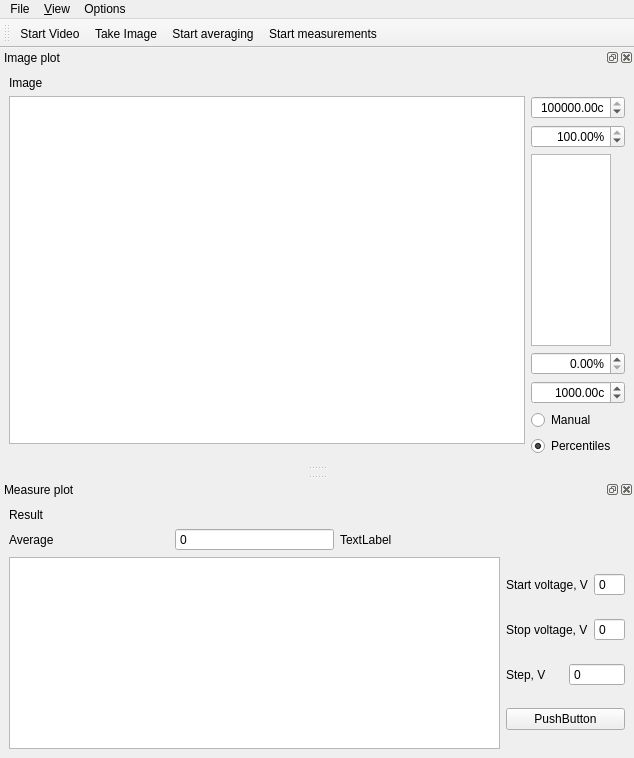
<?xml version="1.0" encoding="UTF-8"?>
<ui version="4.0">
 <class>MainWindow</class>
 <widget class="QMainWindow" name="MainWindow">
  <property name="geometry">
   <rect>
    <x>0</x>
    <y>0</y>
    <width>634</width>
    <height>758</height>
   </rect>
  </property>
  <property name="windowTitle">
   <string>qudi: Camera control</string>
  </property>
  <widget class="QWidget" name="centralwidget">
   <property name="sizePolicy">
    <sizepolicy hsizetype="Expanding" vsizetype="Expanding">
     <horstretch>0</horstretch>
     <verstretch>0</verstretch>
    </sizepolicy>
   </property>
  </widget>
  <widget class="QDockWidget" name="image_plot_DockWidget">
   <property name="sizePolicy">
    <sizepolicy hsizetype="Expanding" vsizetype="Preferred">
     <horstretch>0</horstretch>
     <verstretch>0</verstretch>
    </sizepolicy>
   </property>
   <property name="minimumSize">
    <size>
     <width>100</width>
     <height>126</height>
    </size>
   </property>
   <property name="windowTitle">
    <string>Image plot</string>
   </property>
   <attribute name="dockWidgetArea">
    <number>4</number>
   </attribute>
   <widget class="QWidget" name="dockWidgetContents">
    <property name="minimumSize">
     <size>
      <width>100</width>
      <height>100</height>
     </size>
    </property>
    <layout class="QGridLayout" name="gridLayout">
     <item row="1" column="2" rowspan="3">
      <layout class="QVBoxLayout" name="verticalLayout" stretch="0,0,0,0,0,0,0">
       <item>
        <widget class="ScienDSpinBox" name="xy_cb_max_DoubleSpinBox">
         <property name="sizePolicy">
          <sizepolicy hsizetype="Fixed" vsizetype="Fixed">
           <horstretch>0</horstretch>
           <verstretch>0</verstretch>
          </sizepolicy>
         </property>
         <property name="maximumSize">
          <size>
           <width>100</width>
           <height>16777215</height>
          </size>
         </property>
         <property name="mouseTracking">
          <bool>true</bool>
         </property>
         <property name="acceptDrops">
          <bool>true</bool>
         </property>
         <property name="alignment">
          <set>Qt::AlignRight|Qt::AlignTrailing|Qt::AlignVCenter</set>
         </property>
         <property name="accelerated">
          <bool>true</bool>
         </property>
         <property name="suffix">
          <string>c</string>
         </property>
         <property name="decimals">
          <number>2</number>
         </property>
         <property name="minimum">
          <double>-1000000000.000000000000000</double>
         </property>
         <property name="maximum">
          <double>1000000000.000000000000000</double>
         </property>
         <property name="value">
          <double>100000.000000000000000</double>
         </property>
        </widget>
       </item>
       <item>
        <widget class="ScienDSpinBox" name="xy_cb_high_percentile_DoubleSpinBox">
         <property name="maximumSize">
          <size>
           <width>100</width>
           <height>16777215</height>
          </size>
         </property>
         <property name="alignment">
          <set>Qt::AlignRight|Qt::AlignTrailing|Qt::AlignVCenter</set>
         </property>
         <property name="suffix">
          <string>%</string>
         </property>
         <property name="decimals">
          <number>2</number>
         </property>
         <property name="minimum">
          <double>0.000000000000000</double>
         </property>
         <property name="maximum">
          <double>100.000000000000000</double>
         </property>
         <property name="singleStep">
          <double>0.100000000000000</double>
         </property>
         <property name="value">
          <double>100.000000000000000</double>
         </property>
        </widget>
       </item>
       <item>
        <widget class="PlotWidget" name="xy_cb_ViewWidget">
         <property name="sizePolicy">
          <sizepolicy hsizetype="Preferred" vsizetype="Preferred">
           <horstretch>0</horstretch>
           <verstretch>0</verstretch>
          </sizepolicy>
         </property>
         <property name="maximumSize">
          <size>
           <width>80</width>
           <height>16777215</height>
          </size>
         </property>
        </widget>
       </item>
       <item>
        <widget class="ScienDSpinBox" name="xy_cb_low_percentile_DoubleSpinBox">
         <property name="maximumSize">
          <size>
           <width>100</width>
           <height>16777215</height>
          </size>
         </property>
         <property name="alignment">
          <set>Qt::AlignRight|Qt::AlignTrailing|Qt::AlignVCenter</set>
         </property>
         <property name="suffix">
          <string>%</string>
         </property>
         <property name="decimals">
          <number>2</number>
         </property>
         <property name="minimum">
          <double>0.000000000000000</double>
         </property>
         <property name="maximum">
          <double>100.000000000000000</double>
         </property>
         <property name="singleStep">
          <double>0.100000000000000</double>
         </property>
         <property name="value">
          <double>0.000000000000000</double>
         </property>
        </widget>
       </item>
       <item>
        <widget class="ScienDSpinBox" name="xy_cb_min_DoubleSpinBox">
         <property name="sizePolicy">
          <sizepolicy hsizetype="Fixed" vsizetype="Fixed">
           <horstretch>0</horstretch>
           <verstretch>0</verstretch>
          </sizepolicy>
         </property>
         <property name="maximumSize">
          <size>
           <width>100</width>
           <height>16777215</height>
          </size>
         </property>
         <property name="mouseTracking">
          <bool>true</bool>
         </property>
         <property name="acceptDrops">
          <bool>true</bool>
         </property>
         <property name="alignment">
          <set>Qt::AlignRight|Qt::AlignTrailing|Qt::AlignVCenter</set>
         </property>
         <property name="accelerated">
          <bool>true</bool>
         </property>
         <property name="suffix">
          <string>c</string>
         </property>
         <property name="decimals">
          <number>2</number>
         </property>
         <property name="minimum">
          <double>-1000000000.000000000000000</double>
         </property>
         <property name="maximum">
          <double>10000000.000000000000000</double>
         </property>
         <property name="value">
          <double>1000.000000000000000</double>
         </property>
        </widget>
       </item>
       <item>
        <widget class="QRadioButton" name="xy_cb_manual_RadioButton">
         <property name="text">
          <string>Manual</string>
         </property>
         <property name="checked">
          <bool>false</bool>
         </property>
        </widget>
       </item>
       <item>
        <widget class="QRadioButton" name="xy_cb_centiles_RadioButton">
         <property name="text">
          <string>Percentiles</string>
         </property>
         <property name="checked">
          <bool>true</bool>
         </property>
        </widget>
       </item>
      </layout>
     </item>
     <item row="1" column="1">
      <widget class="PlotWidget" name="image_PlotWidget">
       <property name="sizePolicy">
        <sizepolicy hsizetype="Expanding" vsizetype="Expanding">
         <horstretch>0</horstretch>
         <verstretch>0</verstretch>
        </sizepolicy>
       </property>
       <property name="minimumSize">
        <size>
         <width>100</width>
         <height>100</height>
        </size>
       </property>
       <property name="transformationAnchor">
        <enum>QGraphicsView::AnchorUnderMouse</enum>
       </property>
      </widget>
     </item>
     <item row="0" column="1">
      <widget class="QLabel" name="label_Image">
       <property name="text">
        <string>Image</string>
       </property>
      </widget>
     </item>
    </layout>
   </widget>
  </widget>
  <widget class="QToolBar" name="control_ToolBar">
   <property name="enabled">
    <bool>true</bool>
   </property>
   <property name="sizePolicy">
    <sizepolicy hsizetype="Expanding" vsizetype="Fixed">
     <horstretch>0</horstretch>
     <verstretch>0</verstretch>
    </sizepolicy>
   </property>
   <property name="windowTitle">
    <string>PID Controls</string>
   </property>
   <property name="toolButtonStyle">
    <enum>Qt::ToolButtonTextBesideIcon</enum>
   </property>
   <attribute name="toolBarArea">
    <enum>TopToolBarArea</enum>
   </attribute>
   <attribute name="toolBarBreak">
    <bool>false</bool>
   </attribute>
   <addaction name="start_video_Action"/>
   <addaction name="start_image_Action"/>
   <addaction name="start_average_Action"/>
   <addaction name="start_measure_Action"/>
  </widget>
  <widget class="QMenuBar" name="menubar">
   <property name="geometry">
    <rect>
     <x>0</x>
     <y>0</y>
     <width>634</width>
     <height>26</height>
    </rect>
   </property>
   <property name="sizePolicy">
    <sizepolicy hsizetype="Expanding" vsizetype="Minimum">
     <horstretch>0</horstretch>
     <verstretch>0</verstretch>
    </sizepolicy>
   </property>
   <widget class="QMenu" name="menuView">
    <property name="title">
     <string>&amp;View</string>
    </property>
    <addaction name="image_plot_view_Action"/>
    <addaction name="separator"/>
    <addaction name="separator"/>
    <addaction name="actionClose"/>
   </widget>
   <widget class="QMenu" name="menuOptions">
    <property name="title">
     <string>Options</string>
    </property>
    <addaction name="actionSettings"/>
   </widget>
   <widget class="QMenu" name="menuFile">
    <property name="title">
     <string>File</string>
    </property>
    <addaction name="actionSave_XY_Scan"/>
   </widget>
   <addaction name="menuFile"/>
   <addaction name="menuView"/>
   <addaction name="menuOptions"/>
  </widget>
  <widget class="QDockWidget" name="measure_plot_DockWidget_3">
   <property name="sizePolicy">
    <sizepolicy hsizetype="Expanding" vsizetype="Preferred">
     <horstretch>0</horstretch>
     <verstretch>0</verstretch>
    </sizepolicy>
   </property>
   <property name="minimumSize">
    <size>
     <width>100</width>
     <height>126</height>
    </size>
   </property>
   <property name="windowTitle">
    <string>Measure plot</string>
   </property>
   <attribute name="dockWidgetArea">
    <number>8</number>
   </attribute>
   <widget class="QWidget" name="dockWidgetContents_3">
    <property name="minimumSize">
     <size>
      <width>100</width>
      <height>100</height>
     </size>
    </property>
    <layout class="QGridLayout" name="gridLayout_3">
     <item row="1" column="0">
      <layout class="QHBoxLayout" name="horizontalLayout_4">
       <item>
        <widget class="QLabel" name="label_Average">
         <property name="text">
          <string>Average</string>
         </property>
        </widget>
       </item>
       <item>
        <widget class="QSpinBox" name="average_SpinBox">
         <property name="focusPolicy">
          <enum>Qt::ClickFocus</enum>
         </property>
         <property name="contextMenuPolicy">
          <enum>Qt::NoContextMenu</enum>
         </property>
         <property name="toolTip">
          <string/>
         </property>
         <property name="buttonSymbols">
          <enum>QAbstractSpinBox::NoButtons</enum>
         </property>
         <property name="keyboardTracking">
          <bool>true</bool>
         </property>
         <property name="maximum">
          <number>300</number>
         </property>
        </widget>
       </item>
       <item>
        <widget class="QLabel" name="label_default_average">
         <property name="text">
          <string>TextLabel</string>
         </property>
        </widget>
       </item>
      </layout>
     </item>
     <item row="3" column="0">
      <widget class="PlotWidget" name="image_PlotWidget_2">
       <property name="enabled">
        <bool>true</bool>
       </property>
       <property name="sizePolicy">
        <sizepolicy hsizetype="Expanding" vsizetype="Expanding">
         <horstretch>0</horstretch>
         <verstretch>0</verstretch>
        </sizepolicy>
       </property>
       <property name="minimumSize">
        <size>
         <width>100</width>
         <height>100</height>
        </size>
       </property>
       <property name="transformationAnchor">
        <enum>QGraphicsView::AnchorUnderMouse</enum>
       </property>
      </widget>
     </item>
     <item row="0" column="0">
      <widget class="QLabel" name="label_Result">
       <property name="text">
        <string>Result</string>
       </property>
      </widget>
     </item>
     <item row="3" column="1">
      <layout class="QVBoxLayout" name="verticalLayout_5">
       <item>
        <layout class="QHBoxLayout" name="horizontalLayout_5">
         <item>
          <widget class="QLabel" name="label_start_voltage">
           <property name="text">
            <string>Start voltage, V</string>
           </property>
          </widget>
         </item>
         <item>
          <widget class="QSpinBox" name="start_voltage_SpinBox">
           <property name="focusPolicy">
            <enum>Qt::ClickFocus</enum>
           </property>
           <property name="contextMenuPolicy">
            <enum>Qt::NoContextMenu</enum>
           </property>
           <property name="toolTip">
            <string/>
           </property>
           <property name="buttonSymbols">
            <enum>QAbstractSpinBox::NoButtons</enum>
           </property>
           <property name="keyboardTracking">
            <bool>true</bool>
           </property>
           <property name="maximum">
            <number>300</number>
           </property>
          </widget>
         </item>
        </layout>
       </item>
       <item>
        <layout class="QHBoxLayout" name="horizontalLayout_6">
         <item>
          <widget class="QLabel" name="label_stop_voltage">
           <property name="text">
            <string>Stop voltage, V</string>
           </property>
          </widget>
         </item>
         <item>
          <widget class="QSpinBox" name="stop_voltage_SpinBox">
           <property name="focusPolicy">
            <enum>Qt::ClickFocus</enum>
           </property>
           <property name="contextMenuPolicy">
            <enum>Qt::NoContextMenu</enum>
           </property>
           <property name="toolTip">
            <string/>
           </property>
           <property name="buttonSymbols">
            <enum>QAbstractSpinBox::NoButtons</enum>
           </property>
           <property name="keyboardTracking">
            <bool>true</bool>
           </property>
           <property name="maximum">
            <number>300</number>
           </property>
          </widget>
         </item>
        </layout>
       </item>
       <item>
        <layout class="QHBoxLayout" name="horizontalLayout_7">
         <item>
          <widget class="QLabel" name="label_step">
           <property name="text">
            <string>Step, V</string>
           </property>
          </widget>
         </item>
         <item>
          <widget class="QSpinBox" name="step_SpinBox">
           <property name="focusPolicy">
            <enum>Qt::ClickFocus</enum>
           </property>
           <property name="contextMenuPolicy">
            <enum>Qt::NoContextMenu</enum>
           </property>
           <property name="toolTip">
            <string/>
           </property>
           <property name="buttonSymbols">
            <enum>QAbstractSpinBox::NoButtons</enum>
           </property>
           <property name="keyboardTracking">
            <bool>true</bool>
           </property>
           <property name="maximum">
            <number>300</number>
           </property>
          </widget>
         </item>
        </layout>
       </item>
       <item>
        <widget class="QPushButton" name="set_pushButton">
         <property name="text">
          <string>PushButton</string>
         </property>
        </widget>
       </item>
      </layout>
     </item>
    </layout>
   </widget>
  </widget>
  <action name="image_plot_view_Action">
   <property name="checkable">
    <bool>true</bool>
   </property>
   <property name="text">
    <string>Image plot</string>
   </property>
   <property name="toolTip">
    <string>Show the Slow counter</string>
   </property>
  </action>
  <action name="actionClose">
   <property name="icon">
    <iconset>
     <normaloff>../../artwork/icons/oxygen/22x22/application-exit.png</normaloff>../../artwork/icons/oxygen/22x22/application-exit.png</iconset>
   </property>
   <property name="text">
    <string>&amp;Close</string>
   </property>
  </action>
  <action name="start_image_Action">
   <property name="checkable">
    <bool>true</bool>
   </property>
   <property name="icon">
    <iconset>
     <normaloff>../../artwork/icons/qudiTheme/22x22/start-counter.png</normaloff>
     <normalon>../../artwork/icons/qudiTheme/22x22/stop-counter.png</normalon>../../artwork/icons/qudiTheme/22x22/start-counter.png</iconset>
   </property>
   <property name="text">
    <string>Take Image</string>
   </property>
   <property name="toolTip">
    <string>Take an image</string>
   </property>
  </action>
  <action name="actionSettings">
   <property name="icon">
    <iconset>
     <normaloff>../../artwork/icons/oxygen/22x22/configure.png</normaloff>../../artwork/icons/oxygen/22x22/configure.png</iconset>
   </property>
   <property name="text">
    <string>Settings</string>
   </property>
  </action>
  <action name="actionGain">
   <property name="text">
    <string>Gain</string>
   </property>
  </action>
  <action name="actionSave_XY_Scan">
   <property name="icon">
    <iconset>
     <normaloff>../../artwork/icons/oxygen/22x22/document-save.png</normaloff>../../artwork/icons/oxygen/22x22/document-save.png</iconset>
   </property>
   <property name="text">
    <string>Save Image</string>
   </property>
  </action>
  <action name="start_video_Action">
   <property name="checkable">
    <bool>true</bool>
   </property>
   <property name="icon">
    <iconset>
     <normaloff>../../artwork/icons/qudiTheme/22x22/start-counter.png</normaloff>
     <normalon>../../artwork/icons/qudiTheme/22x22/stop-counter.png</normalon>../../artwork/icons/qudiTheme/22x22/start-counter.png</iconset>
   </property>
   <property name="text">
    <string>Start Video</string>
   </property>
   <property name="toolTip">
    <string>Start the acquisition</string>
   </property>
  </action>
  <action name="start_average_Action">
   <property name="checkable">
    <bool>true</bool>
   </property>
   <property name="icon">
    <iconset>
     <normaloff>../../artwork/icons/qudiTheme/22x22/start-counter.png</normaloff>
     <normalon>../../artwork/icons/qudiTheme/22x22/stop-counter.png</normalon>../../artwork/icons/qudiTheme/22x22/start-counter.png</iconset>
   </property>
   <property name="text">
    <string>Start averaging</string>
   </property>
   <property name="toolTip">
    <string>Start averaging</string>
   </property>
  </action>
  <action name="start_measure_Action">
   <property name="checkable">
    <bool>true</bool>
   </property>
   <property name="icon">
    <iconset>
     <normaloff>../../artwork/icons/qudiTheme/22x22/start-counter.png</normaloff>
     <normalon>../../artwork/icons/qudiTheme/22x22/stop-counter.png</normalon>../../artwork/icons/qudiTheme/22x22/start-counter.png</iconset>
   </property>
   <property name="text">
    <string>Start measurements</string>
   </property>
   <property name="toolTip">
    <string>Start measurments</string>
   </property>
  </action>
 </widget>
 <customwidgets>
  <customwidget>
   <class>PlotWidget</class>
   <extends>QGraphicsView</extends>
   <header>pyqtgraph</header>
  </customwidget>
  <customwidget>
   <class>ScienDSpinBox</class>
   <extends>QDoubleSpinBox</extends>
   <header>qtwidgets.scientific_spinbox.h</header>
  </customwidget>
 </customwidgets>
 <resources/>
 <connections>
  <connection>
   <sender>image_plot_view_Action</sender>
   <signal>triggered(bool)</signal>
   <receiver>image_plot_DockWidget</receiver>
   <slot>setVisible(bool)</slot>
   <hints>
    <hint type="sourcelabel">
     <x>-1</x>
     <y>-1</y>
    </hint>
    <hint type="destinationlabel">
     <x>399</x>
     <y>136</y>
    </hint>
   </hints>
  </connection>
  <connection>
   <sender>image_plot_DockWidget</sender>
   <signal>visibilityChanged(bool)</signal>
   <receiver>image_plot_view_Action</receiver>
   <slot>setChecked(bool)</slot>
   <hints>
    <hint type="sourcelabel">
     <x>399</x>
     <y>136</y>
    </hint>
    <hint type="destinationlabel">
     <x>-1</x>
     <y>-1</y>
    </hint>
   </hints>
  </connection>
  <connection>
   <sender>actionClose</sender>
   <signal>triggered()</signal>
   <receiver>MainWindow</receiver>
   <slot>close()</slot>
   <hints>
    <hint type="sourcelabel">
     <x>-1</x>
     <y>-1</y>
    </hint>
    <hint type="destinationlabel">
     <x>219</x>
     <y>281</y>
    </hint>
   </hints>
  </connection>
 </connections>
</ui>
